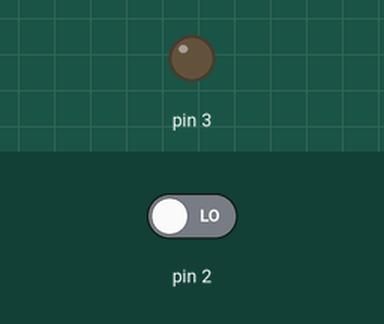
This sketch was run on a simulated Arduino Uno, built with avr-gcc and run on an emulated ATmega328P. Parts: output pins drawn as LEDs (lit = HIGH). The test bench sets the inputs (shaded band); at power-on: pin 2 LOW.

Above: at 1.2 s.
1.3 s: pin 2 driven HIGH
At 1.6 s:
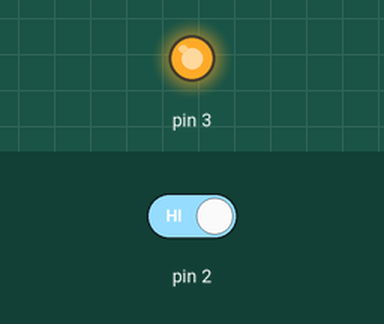
2.8 s: pin 2 driven LOW
At 3.9 s:
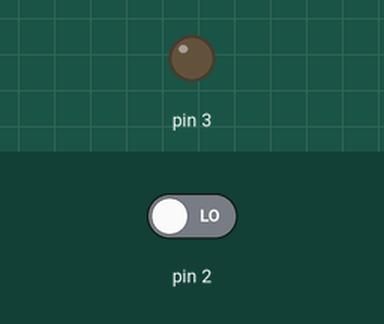
Timing chart, 0 to 5.8 s (numbered marks = the images above; inputs shaded):
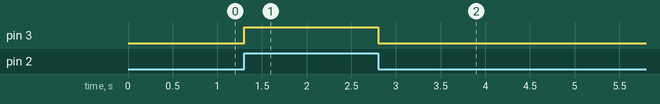

Measured:
- after the input at 1.3 s, pin 3: LOW → HIGH at once
- after the input at 2.8 s, pin 3: HIGH → LOW at once

The sketch:

RCWL0516.ino
```cpp
void setup() {
  pinMode(2, INPUT);
  pinMode(3, OUTPUT);
}

void loop() {
  if (digitalRead(2)) {
    digitalWrite(3, HIGH);
  } else {
    digitalWrite(3, LOW);
  }
}
```
